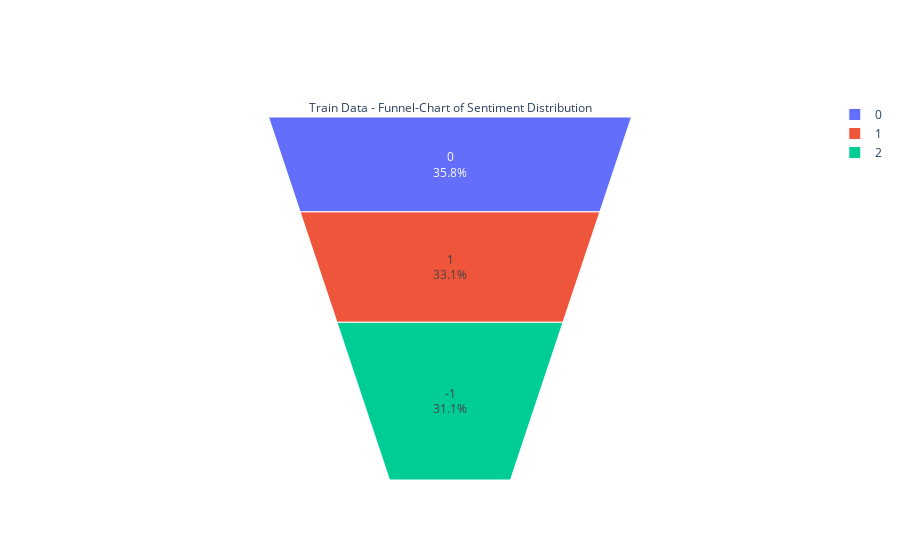

Notebook code for this chart:
### Code cell
#tain
temp = df_train.groupby('Label').count()['Text'].reset_index().sort_values(by='Text',ascending=False)
temp.style.background_gradient(cmap='Purples')


fig = go.Figure(go.Funnelarea(
    text =temp.Label,
    values = temp.Text,
    title = {"position": "top center", "text": "Train Data - Funnel-Chart of Sentiment Distribution"}
    ))
fig.show()

### Figure 1 — Plotly figure (JSON) as saved in the notebook; plotly's stock layout.template omitted (floating-point values rounded to 4 significant figures)
{"data": [{"text": [0, 1, -1], "title": {"position": "top center", "text": "Train Data - Funnel-Chart of Sentiment Distribution"}, "type": "funnelarea", "values": [262, 242, 228]}], "layout": {}}
